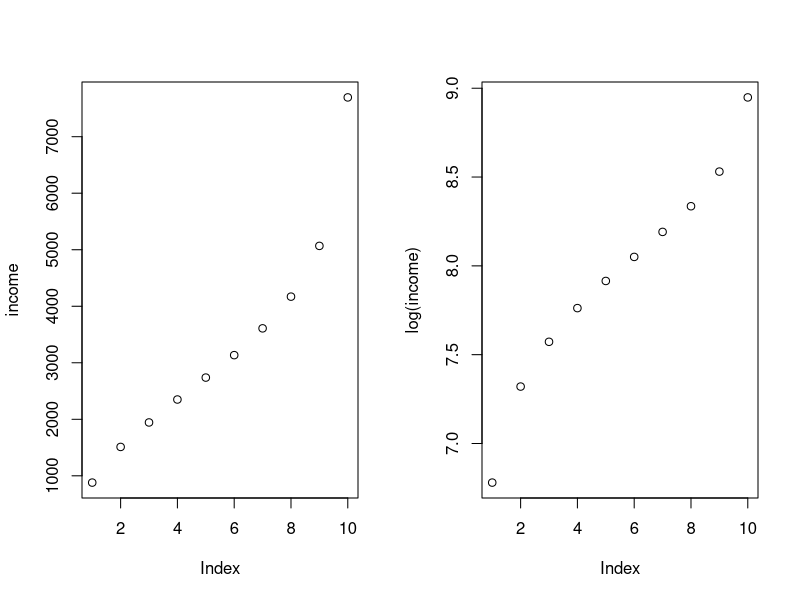
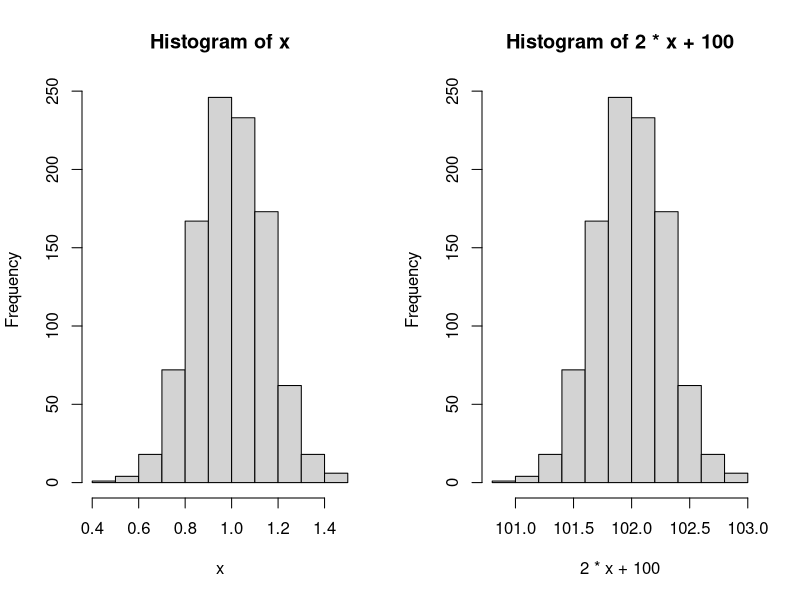
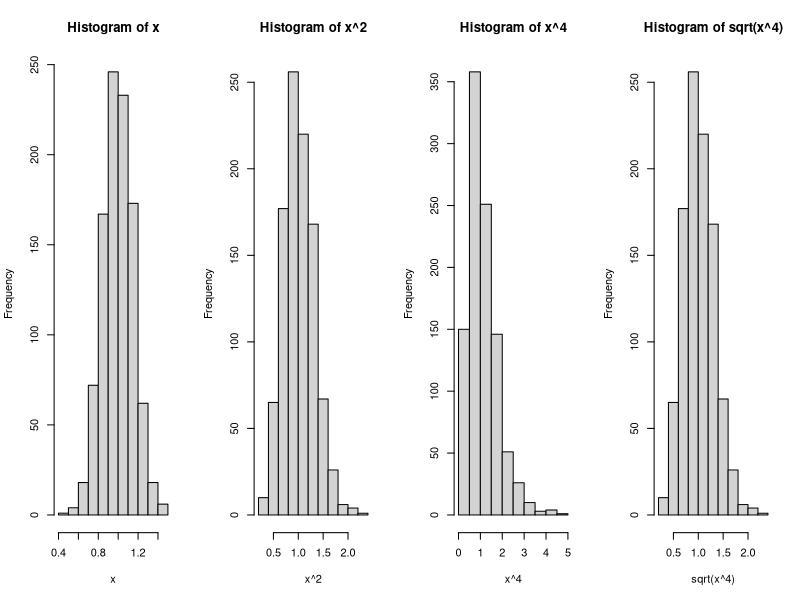
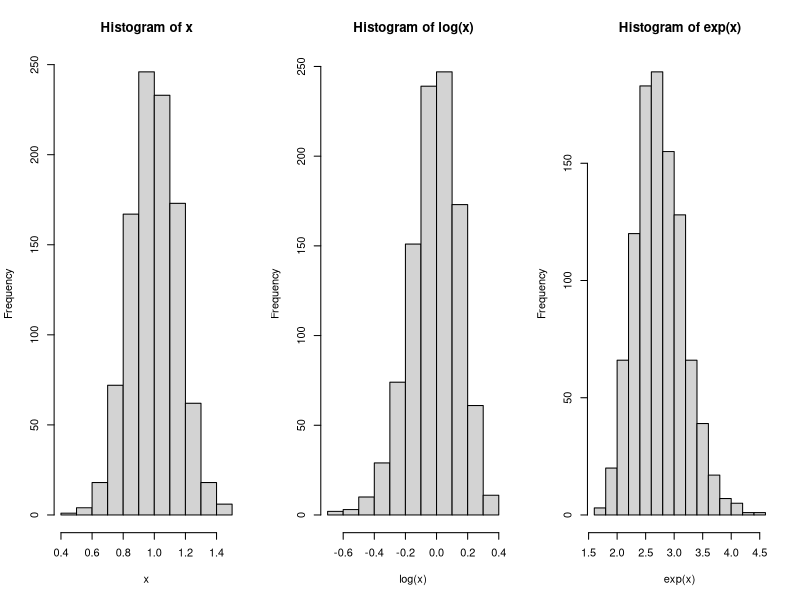
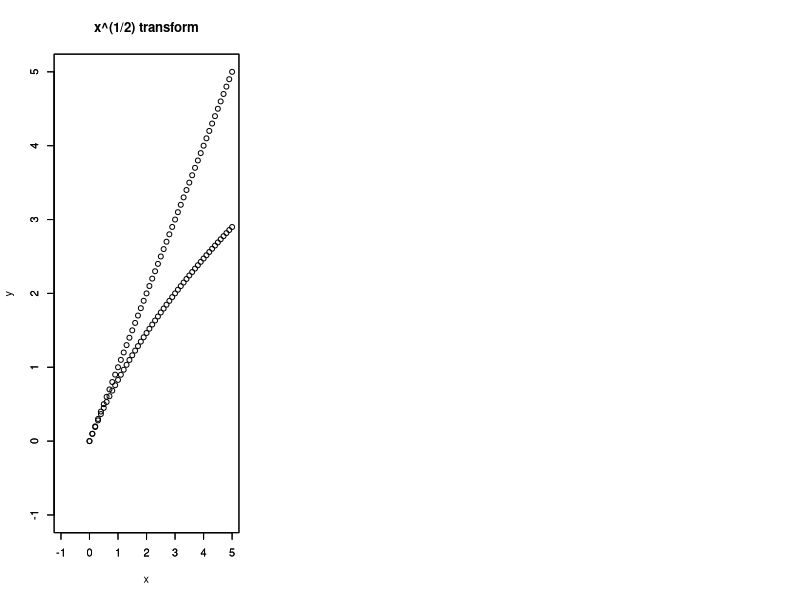
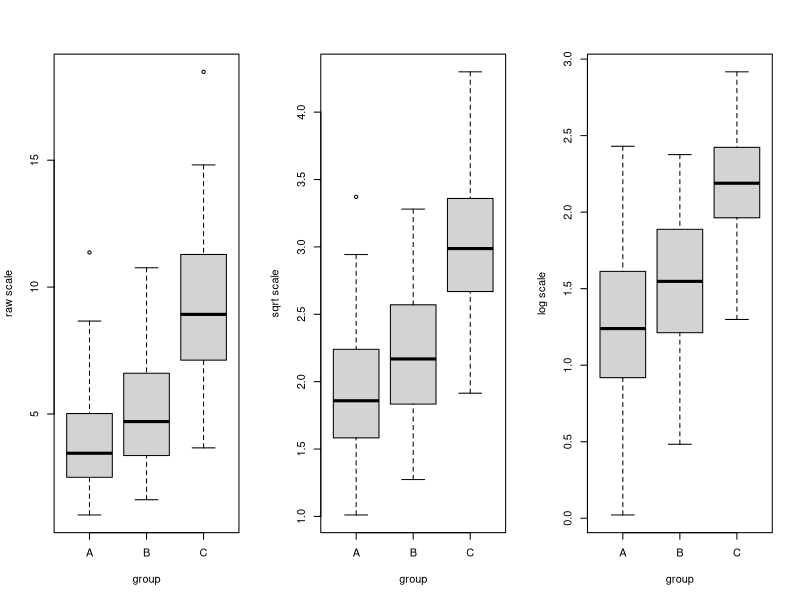
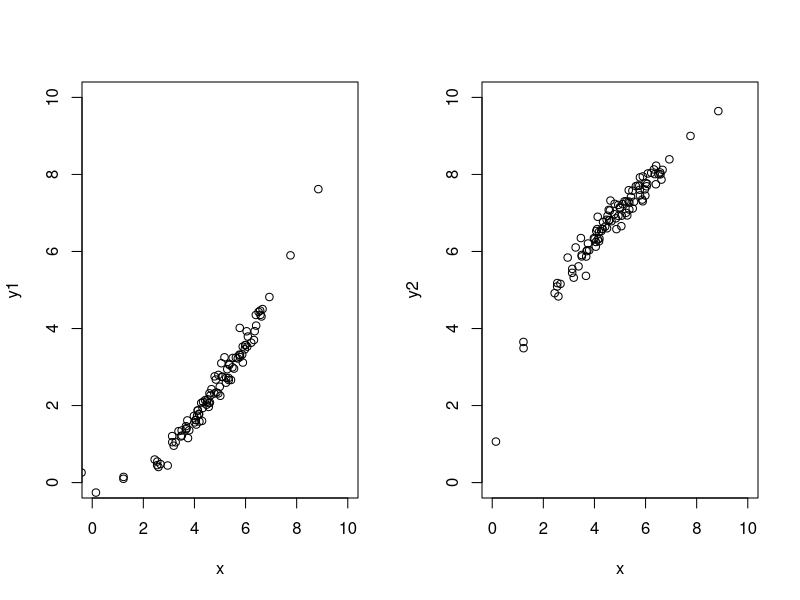
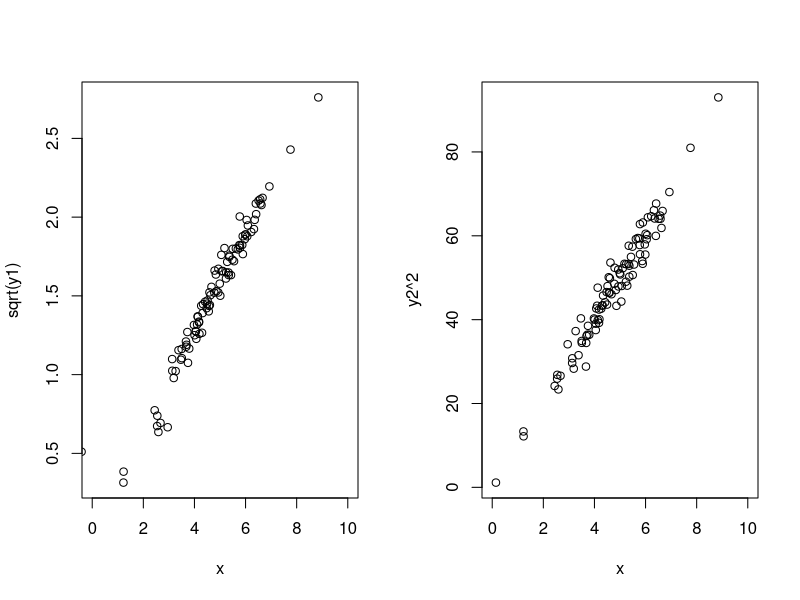

The R script that drew these images, in order:
## ---- chunk 1
income <- c(880,1511,1944,2350,2738,3135,3609,4170,5068,7695) #2005 3/4분기 10분위별 도시근로자 가구 소득
par(mfrow=c(1,2)) # 그래프 프레임
plot(income)
plot(log(income))    #로그값이 더 타당

## ---- chunk 2
x <- rnorm(1000,1,0.15)  #정규분포 임의생성 ch6 길이/평균/표준편차
par(mfrow=c(1,2))
hist(x)
hist(2*x+100)       #선형변환,ax+b 형태  shape 변화 x, scale 변화 o
par(mfrow=c(1,4))
hist(x)             #비선형변환  shape 변화 o
hist(x^2)
hist(x^4)
hist(sqrt(x^4))

#--로그변환, 지수변환  
par(mfrow=c(1,3))
hist(x)
hist(log(x))
hist(exp(x))

x <- seq(0,5,0.1)
y1 <- x
y2 <- 2*sqrt(x+1)-2
plot(y1 ~ x, xlim=c(-1,5), ylim=c(-1,5), ylab="y", main="x^(1/2) transform")
par(new=T) ; plot(y2~x, xlim=c(-1,5), ylim=c(-1,5), ylab="",xlab="")     #제곱근 함수 :오목증가, 큰값 영역에서 밀도 커져
## ---- chunk 3
x1<-rgamma(100,4); g1<-rep("A",100)
x2<-rgamma(100,5); g2<-rep("B",100)
x3<-rgamma(100,9); g3<-rep("C",100)
claims<-c(x1,x2,x3)
group<-factor(c(g1,g2,g3))
par(mfrow=c(1,3))
boxplot(claims~group, ylab="raw scale")  #종별 상자의 중앙 뿐 아니라 길이도 다름
boxplot(sqrt(claims)~group, ylab="sqrt scale") #제곱근변환을 해서 상자의 길이가 비슷 -> 산포가 균일해짐
boxplot(log(claims)~group, ylab="log scale") #로그변환을 했더니 중앙값이 커지면서 산포가 작아짐. 지나친 변환

#결론 : 제곱근 변환 적절.
## ---- chunk 4
#비선형적 두 변수의 관계
par(mfrow=c(1,2))
x<-rnorm(100,5,1.5)
y1<-0.1*x^2+0.2*rnorm(100,0,1)
plot(y1~x, xlim=c(0,10), ylim=c(0,10)) #볼록한 단조 증가적 관계
y2<-10*sqrt(x/10)+0.2*rnorm(100,0,1)
plot(y2~x, xlim=c(0,10), ylim=c(0,10)) #오목한 단조 증가적 관계

#y의 변환으로 선형화된 두 변수의 관계
par(mfrow=c(1,2))
plot(sqrt(y1)~x, xlim=c(0,10))
plot(y2^2~x, xlim=c(0,10)) 

#x의 변환으로 선형화된 두 변수의 관계
par(mfrow=c(1,2))
x1<-x^2
plot(y1~x1)
x2<-sqrt(x)
plot(y2~x2)

#결론 :변환의 사다리 시행착오를 직접 해봐야 한다.
## ---- chunk 5
library(MASS)
data(Animals)
attach(Animals)
par(mfrow=c(1,2))
plot(brain~body, xlim=c(0,100000))
text(y=brain, x=body, label=abbreviate(rownames(Animals)), adj=0, cex=0.9)
#분포가 기울어져 있어 어떤 관계가 나타나지 않는다. ->로그변환

plot(log(brain), x=log(body), label=abbreviate(rownames(Animals)), adj=0, cex=0.9)
text(y=log(brain), x=log(body), label=abbreviate(rownames(Animals)), adj=0, cex=0.9)
#대체로 선형관계

#1)주경향을 살펴보기 위해 최소제곱(least squares:LS) 선형회귀 => 불만족
lm(log(brain)~log(body)) 

m0<-lm(log(brain)~log(body))
plot(log(brain)~log(body), xlim=c(-4,12), ylim=c(-4,12))
abline(m0$coef, lty="dotted")

#2)주경향을 살펴보기 위해 로버스트 회귀 #9장
rlm(log(brain)~log(body))
m1<-rlm(log(brain)~log(body))
plot(log(brain)~log(body), xlim=c(-4,12), ylim=c(-4,12))
abline(m1$coef, lty="dotted")
#3개 특이점에 영향을 받지 않은 회귀식
#로버스트 회귀식에서의 잔차는 실제 뇌무게가 몸무게를 고려할 때 기대되는 뇌무게에 비하여 어느정도 큰가/작은가를 보여주는 지표로 볼 수 있다.
#잔차로 뇌 진화지표를 구할 수 있지 않을까?

names<-rownames(Animals) #뇌 진화지표
names
r<-m1$resid  #잔차
names1<-names[order(r,decreasing=T)]
names1
r1<-r[order(r, decreasing=T)]
r1
data.frame(names1, round(r1,2))     #r1값 소수점 2자리
plot(28:1~r1, xlim=c(-5,5))
text(y=28:1, x=r1, label=names1, pos=4, adj=0.2, cex=0.9)

# exp(r) = 상수 * brain/body^0.664 /신경망의 영역크기 대비 신경망 중앙처리기 용량
## ---- chunk 6
par(mfrow=c(1,2))
x<-rnorm(100,40,10)
y<-c(rnorm(90,40,10), rnorm(10,80,5))
z.x<-(x-mean(x))/sd(x)   #단순표준화 편차/표준편차
z.y<-(y-mean(y))/sd(y)
hist(z.x, breaks=seq(-6,6,0.5), freq=F, ylim=c(0,0.7))
hist(z.y, breaks=seq(-6,6,0.5), freq=F, ylim=c(0,0.7))

#로버스트 표준화 변환 점수분포
par(mfrow=c(1,2))
zz.x<-(x-mean(x))/(IQR(x)/1.35)
zz.y<-(y-mean(y))/(IQR(y)/1.35)
hist(zz.x, breaks=seq(-6,6,0.5), freq=F, ylim=c(0,0.7))
hist(zz.y, breaks=seq(-6,6,0.5), freq=F, ylim=c(0,0.7))

#로버스트 표준화 변환의 결과를 보면 Y점수에 대한 변환 값이 더 넓은 폭의 구간보임
#B그룹의 90%는 A그룹과 동등하지만 B그룹의 10%는 뛰어난 학생들이라고 해석될 여지
#로버스트 표준화 변환이 안전한 방법이다.
